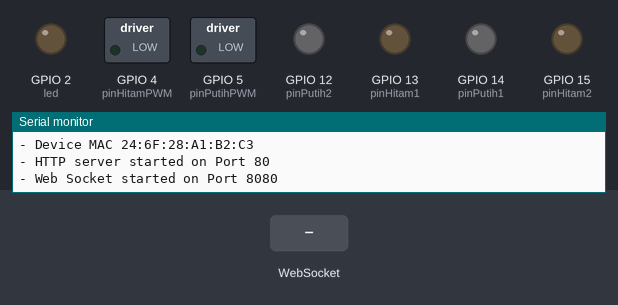
The sketch below on a simulated ESP8266 (NodeMCU). Shown: switched loads named in the sketch (green lamp = pin HIGH), output pins drawn as LEDs (lit = HIGH), the last lines printed to the serial monitor. The inputs (shaded band) are chosen by the test bench. WiFi joins after 1.5 s; servers stay silent unless stated.

Above: at 2.7 s.
2.8 s: WebSocket text "90" received
At 3.7 s:
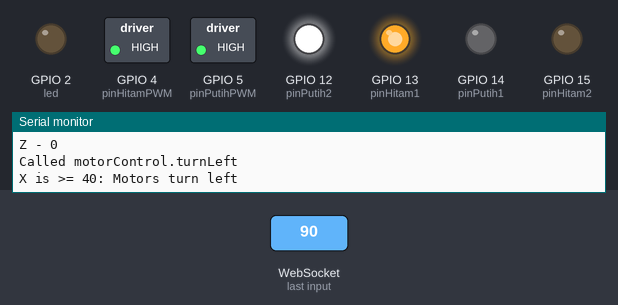
4.6 s: WebSocket text "1" received
At 5.9 s:
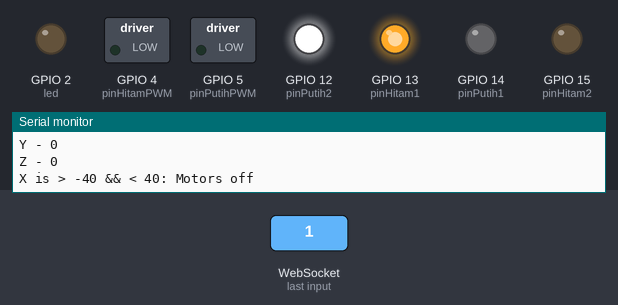
6.2 s: WebSocket text "200" received
At 7.3 s:
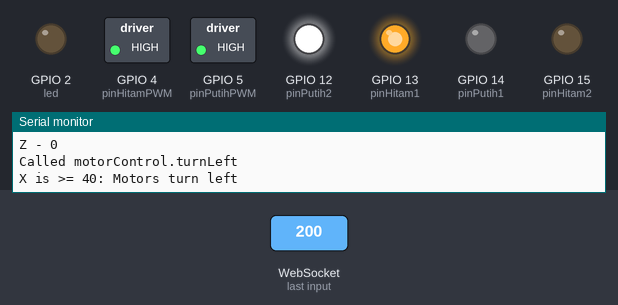
7.8 s: WebSocket text "0" received
At 8.4 s:
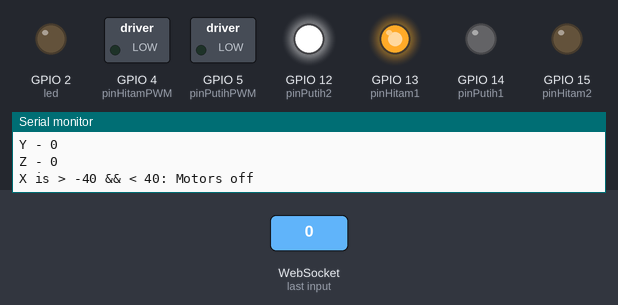
Timing chart, 0 to 10.4 s (numbered marks = the images above; inputs shaded):
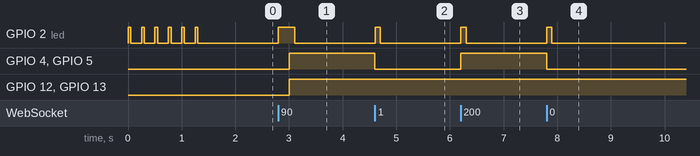

Measured:
- after the input at 2.8 s, GPIO 2 (led): LOW → HIGH at once, → LOW 0.30 s later; GPIO 4 (pinHitamPWM), GPIO 5 (pinPutihPWM), GPIO 12 (pinPutih2), GPIO 13 (pinHitam1): LOW → HIGH after 0.20 s
- after the input at 4.6 s, GPIO 2 (led): LOW → HIGH at once, → LOW 0.10 s later; GPIO 4 (pinHitamPWM), GPIO 5 (pinPutihPWM): HIGH → LOW at once
- after the input at 6.2 s, GPIO 2 (led): LOW → HIGH at once, → LOW 0.10 s later; GPIO 4 (pinHitamPWM), GPIO 5 (pinPutihPWM): LOW → HIGH at once
- after the input at 7.8 s, GPIO 2 (led): LOW → HIGH at once, → LOW 0.10 s later; GPIO 4 (pinHitamPWM), GPIO 5 (pinPutihPWM): HIGH → LOW at once

The sketch:

ESP8266_RobotCarControlledViaWifiWithPhoneAccelerometer.ino
```cpp
/*
 * ESP8266 Robot Car controlled via WiFi with phone accelerometer sensor.
 * Written by Fajar Ru <kzofajar@gmail.com> 13/06/2018
 *
 * This code does not come with the websocket client.
 * You need to create a websocket client that send phone accelerometer data
 * in realtime (or periodically) to ESP8266 websocket server.
*/

#include <ESP8266WiFi.h>
#include <ESP8266WebServer.h>
#include <WebSocketsServer.h>

/*
 * --------------------------------------------------
 * SYSTEM
 * --------------------------------------------------
*/

// WiFi SSID data for Station Mode
const char *ssid = "Hizzely";
const char *password = "87654321";

// Pins configuration
const int led = 2; // default ESP8266 blue LED.
const int pinPutihPWM = 5; // left motor power
const int pinPutih1 = 14; // left motor direction +
const int pinPutih2 = 12; // left motor direction -
const int pinHitamPWM = 4; // right motor power
const int pinHitam1 = 13; // right motor direction +
const int pinHitam2 = 15; // right motor direction -

void ledBlink(int count, int del)
{
    for (int z = 0; z < count; z++)
    {
        digitalWrite(led, HIGH);
        delay(del);
        digitalWrite(led, LOW);
    }
}

/*
 * --------------------------------------------------
 * MOTOR CONTROLLER
 * --------------------------------------------------
*/

void motorPower(int signal)
{
    if (signal == 1)
    {
        digitalWrite(pinPutihPWM, HIGH);
        digitalWrite(pinHitamPWM, HIGH);
    }
    else
    {
        digitalWrite(pinPutihPWM, LOW);
        digitalWrite(pinHitamPWM, LOW);
    }
}

void motorControl(int action)
{
    switch (action)
    {
      case 0:
        Serial.println("Called motorControl.forward");
        // Motor 1&2 Direction: Forward
        digitalWrite(pinPutih1, HIGH);
        digitalWrite(pinPutih2, LOW);
        digitalWrite(pinHitam1, HIGH);
        digitalWrite(pinHitam2, LOW);
        // Turn on Motors
        motorPower(1);
        break;
      case 1:
        Serial.println("Called motorControl.backward");
        // Motor 1&2 Direction: Backwards
        digitalWrite(pinPutih1, LOW);
        digitalWrite(pinPutih2, HIGH);
        digitalWrite(pinHitam1, LOW);
        digitalWrite(pinHitam2, HIGH);
        // Turn on Motors
        motorPower(1);
        break;
      case 2:
        Serial.println("Called motorControl.turnLeft");
        // Motor 1 Direction: Backwards
        digitalWrite(pinPutih1, LOW);
        digitalWrite(pinPutih2, HIGH);
        // Motor 2 Direction: Forward
        digitalWrite(pinHitam1, HIGH);
        digitalWrite(pinHitam2, LOW);
        // Turn on Motors
        motorPower(1);
        break;
      case 3:
        Serial.println("Called motorControl.turnRight");
        // Motor 1 Direction: Forward
        digitalWrite(pinPutih1, HIGH);
        digitalWrite(pinPutih2, LOW);
        // Motor 2 Direction: Backwards
        digitalWrite(pinHitam1, LOW);
        digitalWrite(pinHitam2, HIGH);
        // Turn on Motors
        motorPower(1);
        break;
      default:
        motorPower(0);
        break;
    }
}

void demoTest()
{
    // forward
    motorControl(1);
    delay(2000);
    // backward
    motorControl(2);
    delay(2000);
    // left
    motorControl(3);
    delay(2000);
    // right
    motorControl(4);
    delay(2000);
    // stop
    motorPower(0);
    delay(2000);
}

/*
 * --------------------------------------------------
 * WEB SOCKET
 * --------------------------------------------------
*/

// New web socket instance
char *wsData, *wsEndPointer;
long int wsAccelX, wsAccelY, wsAccelZ;
const int webSocketPort = 8080;
WebSocketsServer webSocket = WebSocketsServer(webSocketPort);

void webSocketEvent(uint8_t num, WStype_t type, uint8_t *payload, size_t length)
{
    switch (type)
    {
      case WStype_DISCONNECTED:
        Serial.print("WebSocket: Client ID ");
        Serial.print(num);
        Serial.println(" Disconnected!");
        break;
      case WStype_CONNECTED:
      {
        IPAddress ip = webSocket.remoteIP(num);
        Serial.print("WebSocket: New Client!");
        Serial.printf("[%u] Connected from %d.%d.%d.%d (%s)\n", num, ip[0], ip[1], ip[2], ip[3], payload);
        webSocket.sendTXT(num, "Connected!");
        ledBlink(2, 100);
      }
        break;
      case WStype_TEXT:
        Serial.print("WebSocket: New Data from Client ID ");
        Serial.println(num);

		/*
		 * This is where the received phone accelerometer data will be parsed
		 * and used to control the motors.
		*/
        wsData = (char *) payload;
        wsAccelX = strtol (wsData, &wsEndPointer, 10);
        wsAccelY = strtol (wsEndPointer, &wsEndPointer, 10);
        wsAccelZ = strtol (wsEndPointer, &wsEndPointer, 10);

        Serial.print("X - ");
        Serial.println(wsAccelX);
        Serial.print("Y - ");
        Serial.println(wsAccelY);
        Serial.print("Z - ");
        Serial.println(wsAccelZ);

		/*
		 * Here you can set the acceptable accelerometer sensor value
		 * in order to triggering the motors controller.
		*/

		// stationary mode, your phone on flat surface
        if (wsAccelX > -40 && wsAccelX < 40 && wsAccelY > -80 && wsAccelY < 80)
        {
            motorPower(0);
            Serial.println("X is > -40 && < 40: Motors off");
        }
		// left control, phone must be tilted to left
        else if (wsAccelX >= 40)
        {
            motorControl(2);
            Serial.println("X is >= 40: Motors turn left");
        }
		// right control, phone must be tilted to right
        else if (wsAccelX <= -40)
        {
            motorControl(3);
            Serial.println("X is <= -40: Motors turn right");
        }
		// forward control, phone must be tilted to front
        else if (wsAccelY >= 80)
        {
            motorControl(0);
            Serial.println("Y is >= 80: Motors move forward");
        }
		// backward control, phone must be tilted to back
        else if (wsAccelY <= -80)
        {
            motorControl(1);
            Serial.println("Y is <= -80: Motors move backward");
        }

        ledBlink(1, 100);
        break;
    }
}

/*
 * --------------------------------------------------
 * HTTP SERVER
 * --------------------------------------------------
*/

// New web server instance
const int httpServerPort = 80;
ESP8266WebServer server(httpServerPort);

void handleRoot()
{
    server.send(200, "text/plain", "Hello there, Hizzely here from ESP8266!");
}

void handleNotFound()
{
    digitalWrite(led, 1);
    String message = "File Not Found\n\n";
    message += "URI: ";
    message += server.uri();
    message += "\nMethod: ";
    message += (server.method() == HTTP_GET) ? "GET" : "POST";
    message += "\nArguments: ";
    message += server.args();
    message += "\n";
    for (uint8_t i = 0; i < server.args(); i++)
    {
        message += " " + server.argName(i) + ": " + server.arg(i) + "\n";
    }
    server.send(404, "text/plain", message);
    digitalWrite(led, 0);
}

void setup(void)
{
    // Start Serial Communication
    Serial.begin(115200);
    Serial.println("ESP Device Setup");
    pinMode(led, OUTPUT);

    // Set Network Connection
    Serial.print("Setting up network");
    WiFi.mode(WIFI_STA);
    WiFi.begin(ssid, password);

    // -- Wait for connection
    while (WiFi.status() != WL_CONNECTED)
    {
        Serial.print(".");
        ledBlink(1, 50);
        delay(200);
    }

    // -- Display network diagnostics data
    digitalWrite(led, LOW); // <- turn on LED when wifi is connected.
    Serial.println("");
    Serial.print("- Connected to ");
    Serial.println(ssid);
    Serial.print("- Signal Strength ");
    Serial.print(WiFi.RSSI());
    Serial.println(" dBm");
    Serial.print("- Router IP ");
    Serial.println(WiFi.gatewayIP());
    Serial.print("- Device IP ");
    Serial.println(WiFi.localIP());
    Serial.print("- Device MAC ");
    Serial.println(WiFi.macAddress());

    // Set HTTP Server Route
    server.on("/", handleRoot);
    server.onNotFound(handleNotFound);
    server.begin();
    Serial.print("- HTTP server started on Port ");
    Serial.println(httpServerPort);

    // Set Websocket
    webSocket.begin();
    webSocket.onEvent(webSocketEvent);
    Serial.print("- Web Socket started on Port ");
    Serial.println(webSocketPort);

    // Set Motor Controller Pin
    pinMode(pinPutihPWM, OUTPUT); // PWM Putih
    pinMode(pinPutih1, OUTPUT);   // -|
    pinMode(pinPutih2, OUTPUT);   // -|
    pinMode(pinHitamPWM, OUTPUT); // PWM Hitam
    pinMode(pinHitam1, OUTPUT);   // --|
    pinMode(pinHitam2, OUTPUT);   // --|
}

void loop(void)
{
    webSocket.loop();
    server.handleClient();
}
```
